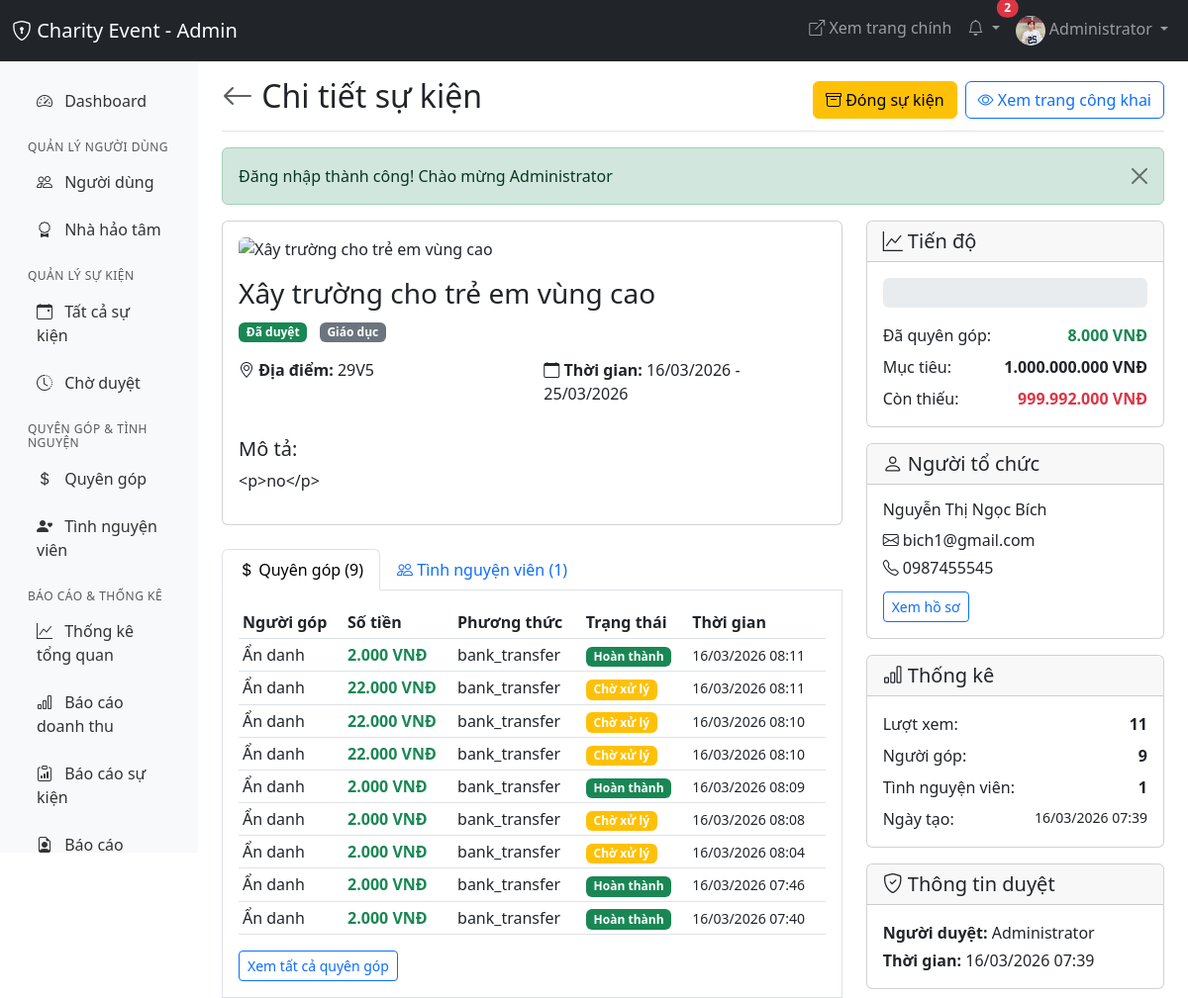
The app's page /admin/events/event_detail.php?id=23 (signed in) with its own data.
### tables this page shows
CREATE TABLE `events` (
  `id` int(11) NOT NULL,
  `user_id` int(11) NOT NULL,
  `title` varchar(255) NOT NULL,
  `slug` varchar(255) NOT NULL,
  `description` text NOT NULL,
  `content` longtext NOT NULL,
  `thumbnail` varchar(255) DEFAULT NULL,
  `bank_name` varchar(50) DEFAULT NULL,
  `bank_account` varchar(50) DEFAULT NULL,
  `bank_owner` varchar(100) DEFAULT NULL,
  `gallery` text DEFAULT NULL,
  `video_url` varchar(255) DEFAULT NULL,
  `category` enum('medical','education','disaster','children','elderly','community','environment','other') DEFAULT 'other',
  `location` varchar(255) NOT NULL,
  `province` varchar(100) NOT NULL,
  `district` varchar(100) DEFAULT NULL,
  `ward` varchar(100) DEFAULT NULL,
  `specific_address` text DEFAULT NULL,
  `target_amount` decimal(15,2) NOT NULL DEFAULT 0.00,
  `current_amount` decimal(15,2) NOT NULL DEFAULT 0.00,
  `volunteer_needed` int(11) DEFAULT 0,
  `volunteer_registered` int(11) DEFAULT 0,
  `volunteer_skills` text DEFAULT NULL,
  `start_date` date NOT NULL,
  `end_date` date NOT NULL,
  `registration_deadline` date DEFAULT NULL,
  `status` enum('pending','approved','rejected','ongoing','completed','closed') DEFAULT 'pending',
  `rejection_reason` text DEFAULT NULL,
  `priority` int(11) DEFAULT 0,
  `is_featured` tinyint(1) DEFAULT 0,
  `is_urgent` tinyint(1) DEFAULT 0,
  `views` int(11) DEFAULT 0,
  `has_report` tinyint(1) DEFAULT 0,
  `report_uploaded_at` timestamp NULL DEFAULT NULL,
  `approved_by` int(11) DEFAULT NULL,
  `approved_at` timestamp NULL DEFAULT NULL,
  `created_at` timestamp NOT NULL DEFAULT current_timestamp(),
  `updated_at` timestamp NOT NULL DEFAULT current_timestamp() ON UPDATE current_timestamp(),
  `admin_notes` text DEFAULT NULL
);

CREATE TABLE `donations` (
  `id` int(11) NOT NULL,
  `user_id` int(11) DEFAULT NULL,
  `event_id` int(11) NOT NULL,
  `donor_name` varchar(100) DEFAULT NULL,
  `donor_email` varchar(100) DEFAULT NULL,
  `donor_phone` varchar(20) DEFAULT NULL,
  `amount` decimal(15,2) NOT NULL,
  `message` text DEFAULT NULL,
  `payment_method` enum('bank_transfer','momo','vnpay','zalopay','cash') DEFAULT 'bank_transfer',
  `transaction_id` varchar(100) DEFAULT NULL,
  `payment_proof` varchar(255) DEFAULT NULL,
  `status` enum('pending','completed','failed','refunded') DEFAULT 'pending',
  `is_anonymous` tinyint(1) DEFAULT 0,
  `show_amount` tinyint(1) DEFAULT 1,
  `ip_address` varchar(45) DEFAULT NULL,
  `user_agent` text DEFAULT NULL,
  `created_at` timestamp NOT NULL DEFAULT current_timestamp(),
  `updated_at` timestamp NOT NULL DEFAULT current_timestamp() ON UPDATE current_timestamp()
);

CREATE TABLE `users` (
  `id` int(11) NOT NULL,
  `fullname` varchar(100) NOT NULL,
  `email` varchar(100) NOT NULL,
  `password` varchar(255) NOT NULL,
  `phone` varchar(20) DEFAULT NULL,
  `avatar` varchar(255) DEFAULT 'default-avatar.png',
  `address` text DEFAULT NULL,
  `bio` text DEFAULT NULL,
  `city` varchar(100) DEFAULT NULL,
  `district` varchar(100) DEFAULT NULL,
  `role` enum('user','benefactor','admin') DEFAULT 'user',
  `benefactor_status` enum('none','pending','approved','rejected') DEFAULT 'none',
  `benefactor_verified_at` timestamp NULL DEFAULT NULL,
  `benefactor_verified_by` int(11) DEFAULT NULL,
  `status` enum('active','inactive','banned') DEFAULT 'active',
  `last_login` timestamp NULL DEFAULT NULL,
  `created_at` timestamp NOT NULL DEFAULT current_timestamp(),
  `updated_at` timestamp NOT NULL DEFAULT current_timestamp() ON UPDATE current_timestamp(),
  `public_profile` tinyint(1) DEFAULT 1,
  `show_donations` tinyint(1) DEFAULT 1,
  `show_volunteers` tinyint(1) DEFAULT 1,
  `email_notifications` tinyint(1) DEFAULT 1,
  `donation_notifications` tinyint(1) DEFAULT 1,
  `volunteer_notifications` tinyint(1) DEFAULT 1,
  `event_notifications` tinyint(1) DEFAULT 1
);

### admin/events/event_detail.php (the view, shortened to what the rows shown need)
<?php
require_once '../../config/db.php';
$eventId = $_GET['id'] ?? 0;
$stmt = $pdo->prepare("
    SELECT e.*, u.fullname as benefactor_name, u.email as benefactor_email, u.phone as benefactor_phone,
           COUNT(DISTINCT d.id) as donation_count,
           COALESCE(SUM(CASE WHEN d.status = 'completed' THEN d.amount ELSE 0 END), 0) as raised_amount,
           COUNT(DISTINCT v.id) as volunteer_count,
           ua.fullname as approved_by_name
    FROM events e
    JOIN users u ON e.user_id = u.id
    LEFT JOIN donations d ON e.id = d.event_id
    LEFT JOIN event_volunteers v ON e.id = v.event_id
    LEFT JOIN users ua ON e.approved_by = ua.id
    WHERE e.id = ?
    GROUP BY e.id
");
$stmt->execute([$eventId]);
$event = $stmt->fetch();
$stmtDonations = $pdo->prepare("
    SELECT d.*, u.fullname as donor_name
    FROM donations d
    LEFT JOIN users u ON d.user_id = u.id
    WHERE d.event_id = ?
    ORDER BY d.created_at DESC
    LIMIT 10
");
$stmtDonations->execute([$eventId]);
$donations = $stmtDonations->fetchAll(PDO::FETCH_ASSOC);
$pageTitle = 'Chi tiết sự kiện';
?>
<!DOCTYPE html>
<html lang="vi">
<head>
    <link href="https://cdn.jsdelivr.net/npm/bootstrap@5.3.0/dist/css/bootstrap.min.css" rel="stylesheet">
    <link rel="stylesheet" href="https://cdn.jsdelivr.net/npm/bootstrap-icons@1.11.0/font/bootstrap-icons.css">
</head>
<body>
    <div class="container-fluid">
        <div class="row">
            <main class="col-md-9 ms-sm-auto col-lg-10 px-md-4">
                <div class="d-flex justify-content-between flex-wrap flex-md-nowrap align-items-center pt-3 pb-2 mb-3 border-bottom">
                    <h1 class="h2">
                        <a href="all_events.php" class="text-decoration-none text-muted">
                            <i class="bi bi-arrow-left"></i>
                        </a>
                        <?= htmlspecialchars($pageTitle) ?>
                    </h1>
                </div>
                <div class="row">
                    <div class="col-lg-8">
                        <div class="card mb-4">
                            <div class="card-body">
                                <?php if (!empty($event['thumbnail'])): ?>
                                <img src="<?= BASE_URL ?>/public/uploads/<?= htmlspecialchars($event['thumbnail']) ?>"
                                     alt="<?= htmlspecialchars($event['title']) ?>"
                                     class="img-fluid rounded mb-3"
                                     onerror="this.src='<?= BASE_URL ?>/public/images/no-image.jpg'">
                                <?php endif; ?>
                                <h3><?= htmlspecialchars($event['title']) ?></h3>
                                <div class="mb-3">
                                    <?php
                                    $statusColors = [
                                        'pending' => 'warning',
                                        'approved' => 'success',
                                        'rejected' => 'danger',
                                        'ongoing' => 'info',
                                        'completed' => 'secondary',
                                        'closed' => 'dark'
                                    ];
                                    $statusLabels = [
                                        'pending' => 'Chờ duyệt',
                                        'approved' => 'Đã duyệt',
                                        'rejected' => 'Từ chối',
                                        'ongoing' => 'Đang diễn ra',
                                        'completed' => 'Hoàn thành',
                                        'closed' => 'Đã đóng'
                                    ];
                                    $categories = [
                                        'education' => 'Giáo dục',
                                        'medical' => 'Y tế',
                                        'disaster' => 'Thiên tai',
                                        'charity' => 'Từ thiện',
                                        'community' => 'Cộng đồng',
                                        'other' => 'Khác'
                                    ];
                                    ?>
                                    <span class="badge bg-<?= $statusColors[$event['status']] ?> me-2">
                                        <?= $statusLabels[$event['status']] ?>
                                    </span>
                                    <span class="badge bg-secondary"><?= $categories[$event['category']] ?? ucfirst($event['category']) ?></span>
                                </div>
                                <div class="row mb-3">
                                    <div class="col-md-6">
                                        <p><i class="bi bi-geo-alt"></i> <strong>Địa điểm:</strong> <?= htmlspecialchars($event['location']) ?></p>
                                    </div>
                                    <div class="col-md-6">
                                        <p><i class="bi bi-calendar"></i> <strong>Thời gian:</strong>
                                        <?= date('d/m/Y', strtotime($event['start_date'])) ?> - <?= date('d/m/Y', strtotime($event['end_date'])) ?></p>
                                    </div>
                                </div>
                                <?php if (!empty($event['description'])): ?>
                                <h5>Mô tả:</h5>
                                <p><?= nl2br(htmlspecialchars($event['description'])) ?></p>
                                <?php endif; ?>
                            </div>
                        </div>
                        <div class="tab-content border border-top-0 p-3">
                            <div class="tab-pane fade show active" id="donations">
                                <?php if (count($donations) > 0): ?>
                                <div class="table-responsive">
                                    <table class="table table-sm">
                                        <thead>
                                            <tr>
                                                <th>Người góp</th>
                                                <th>Số tiền</th>
                                                <th>Phương thức</th>
                                                <th>Trạng thái</th>
                                                <th>Thời gian</th>
                                            </tr>
                                        </thead>
                                        <tbody>
                                            <?php foreach ($donations as $d): ?>
                                            <tr>
                                                <td><?= $d['is_anonymous'] ? 'Ẩn danh' : htmlspecialchars($d['donor_name'] ?? 'Khách') ?></td>
                                                <td><strong class="text-success"><?= number_format($d['amount'], 0, ',', '.') ?> VNĐ</strong></td>
                                                <td><?= htmlspecialchars($d['payment_method']) ?></td>
                                                <td>
                                                    <?php
                                                    $donationStatusColors = ['pending' => 'warning', 'completed' => 'success', 'failed' => 'danger'];
                                                    $donationStatusLabels = ['pending' => 'Chờ xử lý', 'completed' => 'Hoàn thành', 'failed' => 'Thất bại'];
                                                    ?>
                                                    <span class="badge bg-<?= $donationStatusColors[$d['status']] ?? 'secondary' ?>">
                                                        <?= $donationStatusLabels[$d['status']] ?? ucfirst($d['status']) ?>
                                                    </span>
                                                </td>
                                                <td><small><?= date('d/m/Y H:i', strtotime($d['created_at'])) ?></small></td>
                                            </tr>
                                            <?php endforeach; ?>
                                        </tbody>
                                    </table>
                                </div>
                                <?php else: ?>
                                <p class="text-muted">Chưa có quyên góp nào</p>
                                <?php endif; ?>
                            </div>
                        </div>
                    </div>
                    <div class="col-lg-4">
                        <div class="card mb-3">
                            <div class="card-body">
                                <div class="d-flex justify-content-between mb-2">
                                    <span>Mục tiêu:</span>
                                    <strong><?= number_format($event['target_amount'], 0, ',', '.') ?> VNĐ</strong>
                                </div>
                            </div>
                        </div>
                        <div class="card mb-3">
                            <div class="card-body">
                                <h6><?= htmlspecialchars($event['benefactor_name']) ?></h6>
                                <p class="mb-1"><i class="bi bi-envelope"></i> <?= htmlspecialchars($event['benefactor_email']) ?></p>
                                <?php if (!empty($event['benefactor_phone'])): ?>
                                <p class="mb-1"><i class="bi bi-telephone"></i> <?= htmlspecialchars($event['benefactor_phone']) ?></p>
                                <?php endif; ?>
                                <a href="../users/user_detail.php?id=<?= $event['user_id'] ?>" class="btn btn-sm btn-outline-primary mt-2">
                                    Xem hồ sơ
                                </a>
                            </div>
                        </div>
                        <div class="card mb-3">
                            <div class="card-body">
                                <div class="d-flex justify-content-between mb-2">
                                    <span>Lượt xem:</span>
                                    <strong><?= number_format($event['views']) ?></strong>
                                </div>
                                <div class="d-flex justify-content-between">
                                    <span>Ngày tạo:</span>
                                    <small><?= date('d/m/Y H:i', strtotime($event['created_at'])) ?></small>
                                </div>
                            </div>
                        </div>
                        <?php if (!empty($event['approved_by'])): ?>
                        <div class="card">
                            <div class="card-header">
                                <h5 class="mb-0"><i class="bi bi-shield-check"></i> Thông tin duyệt</h5>
                            </div>
                            <div class="card-body">
                                <p class="mb-1"><strong>Người duyệt:</strong> <?= htmlspecialchars($event['approved_by_name']) ?></p>
                                <p class="mb-0"><strong>Thời gian:</strong> <?= date('d/m/Y H:i', strtotime($event['approved_at'])) ?></p>
                            </div>
                        </div>
                        <?php endif; ?>
                    </div>
                </div>
            </main>
        </div>
    </div>
</body>
</html>

### records on screen
events: title "Xây trường cho trẻ em vùng cao", status "Đã duyệt", category "Giáo dục", location "29V5", start_date "16/03/2026", end_date "25/03/2026", description "<p>no</p>", target_amount "1.000.000.000", user.fullname "Nguyễn Thị Ngọc Bích", user.email "bich1@gmail.com", user.phone "0987455545", views "11", created_at "16/03/2026 07:39", users.fullname "Administrator", approved_at "16/03/2026 07:39"
donations: is_anonymous "Ẩn danh", amount "2.000", payment_method "bank_transfer", status "Hoàn thành", created_at "16/03/2026 08:11"
donations: is_anonymous "Ẩn danh", amount "22.000", payment_method "bank_transfer", status "Chờ xử lý", created_at "16/03/2026 08:11"
donations: is_anonymous "Ẩn danh", amount "22.000", payment_method "bank_transfer", status "Chờ xử lý", created_at "16/03/2026 08:10"
donations: is_anonymous "Ẩn danh", amount "22.000", payment_method "bank_transfer", status "Chờ xử lý", created_at "16/03/2026 08:10"
donations: is_anonymous "Ẩn danh", amount "2.000", payment_method "bank_transfer", status "Hoàn thành", created_at "16/03/2026 08:09"
donations: is_anonymous "Ẩn danh", amount "2.000", payment_method "bank_transfer", status "Chờ xử lý", created_at "16/03/2026 08:08"
donations: is_anonymous "Ẩn danh", amount "2.000", payment_method "bank_transfer", status "Chờ xử lý", created_at "16/03/2026 08:04"
donations: is_anonymous "Ẩn danh", amount "2.000", payment_method "bank_transfer", status "Hoàn thành", created_at "16/03/2026 07:46"
donations: is_anonymous "Ẩn danh", amount "2.000", payment_method "bank_transfer", status "Hoàn thành", created_at "16/03/2026 07:40"

### other values on screen
SITE_NAME "Charity Event"
$unreadCount "2"
$_SESSION['fullname'] "Administrator"
$pageTitle "Chi tiết sự kiện"
$flash['message'] "Đăng nhập thành công! Chào mừng Administrator"
$event['donation_count'] "9"
$event['volunteer_count'] "1"
$event['raised_amount'] "8.000"
max(0, $event['target_amount'] - $event['raised_amount']) "999.992.000"
